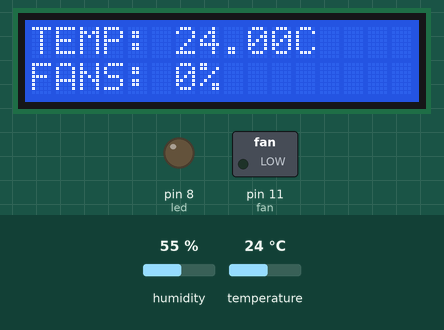
The sketch below on a simulated Arduino Uno, built with avr-gcc and run on an emulated ATmega328P. Shown: 16×2 character LCD, switched loads named in the sketch (green lamp = pin HIGH), output pins drawn as LEDs (lit = HIGH). Inputs (shaded band) come from the test bench; at power-on: temperature 24 °C, humidity 55 %. What the sketch prints to the serial monitor is not drawn.

Above: at 1.2 s.
1.3 s: temperature set to 26 °C
At 2.0 s:
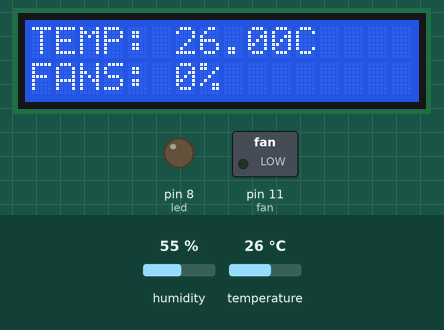
4.4 s: temperature set to 29 °C
At 5.2 s:
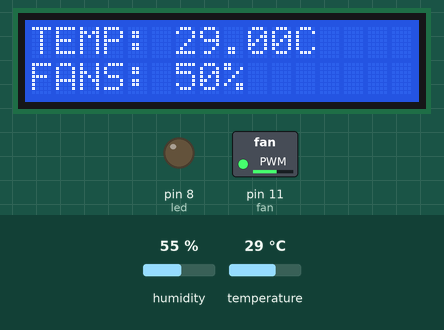
7.3 s: temperature set to 32 °C
At 7.8 s:
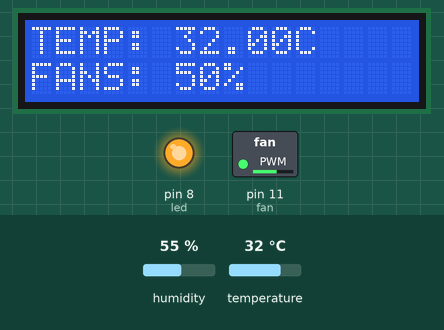
Timing chart, 0 to 10.3 s (numbered marks = the images above; inputs shaded):
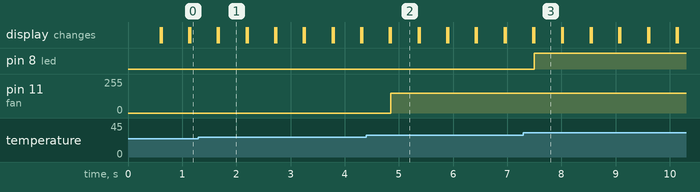

The sketch:

automated_coolig.ino
```cpp
#include <LiquidCrystal.h>
#include <dht11.h>

dht11 DHT11; // create object of DHT11
#define dhtpin A0 // set the pin to connect to DHT11

LiquidCrystal lcd(2,3,4,5,6,7);
int fan = 11;
int led = 8;
float temp;
int tempMin = 28;
int tempMax = 30;
int fanSpeed;
int fanLCD;

void setup() {
    Serial.begin(9600);// setting up serial monitor

    pinMode(fan, OUTPUT);
    pinMode(led, OUTPUT);
    pinMode(dhtpin, INPUT);
    lcd.begin(16,2);

}

void loop() {
  DHT11.read(dhtpin);// initialize the reading
  temp = getTemp('C');

   Serial.print(getTemp('C'));
   Serial.print("C ");
   Serial.println();

   if (temp < tempMin)
   {
    fanSpeed = 0;
    analogWrite(fan, fanSpeed);
    fanLCD = 0;
    digitalWrite(fan, LOW);
   }

   if ((temp >= tempMin) && (temp <= tempMax))
   {
    fanSpeed = 100;
    fanSpeed = 1.5*fanSpeed;
    fanLCD = map(temp, tempMin, tempMax, 0, 100);
    analogWrite(fan, fanSpeed);
   }

  if (temp > tempMax)
  {
    digitalWrite(led, HIGH);
  }
  else
  {
    digitalWrite(led, LOW);
  }

  lcd.print("TEMP: ");
  lcd.print(temp);
  lcd.print("C ");
  lcd.setCursor(0,1);
  lcd.print("FANS: ");
  lcd.print(fanLCD);
  lcd.print("%");
  delay(500);
  lcd.clear();
}

float getTemp(char type) {
  float temp = (float)DHT11.temperature;//get temp
  return temp;

}
```

Measured:
- the behaviour switches between 27 and 28 °C on temperature (found by bisection; images 1 and 2)
- the behaviour switches between 30 and 31 °C on temperature (found by bisection; images 2 and 3)
- after the input at 1.3 s, the display: first differs from a run without the input after 0.38 s (image 1)
- after the input at 4.4 s, pin 11 (fan): 0/255 → 150/255 after 0.45 s; the display: first differs from a run without the input after 0.45 s (image 2)
- after the input at 7.3 s, pin 8 (led): LOW → HIGH after 0.20 s; the display: first differs from a run without the input after 0.20 s (image 3)
- what the display in image 1 shows lasts 0.5 s, from 1.7 s to 2.2 s
